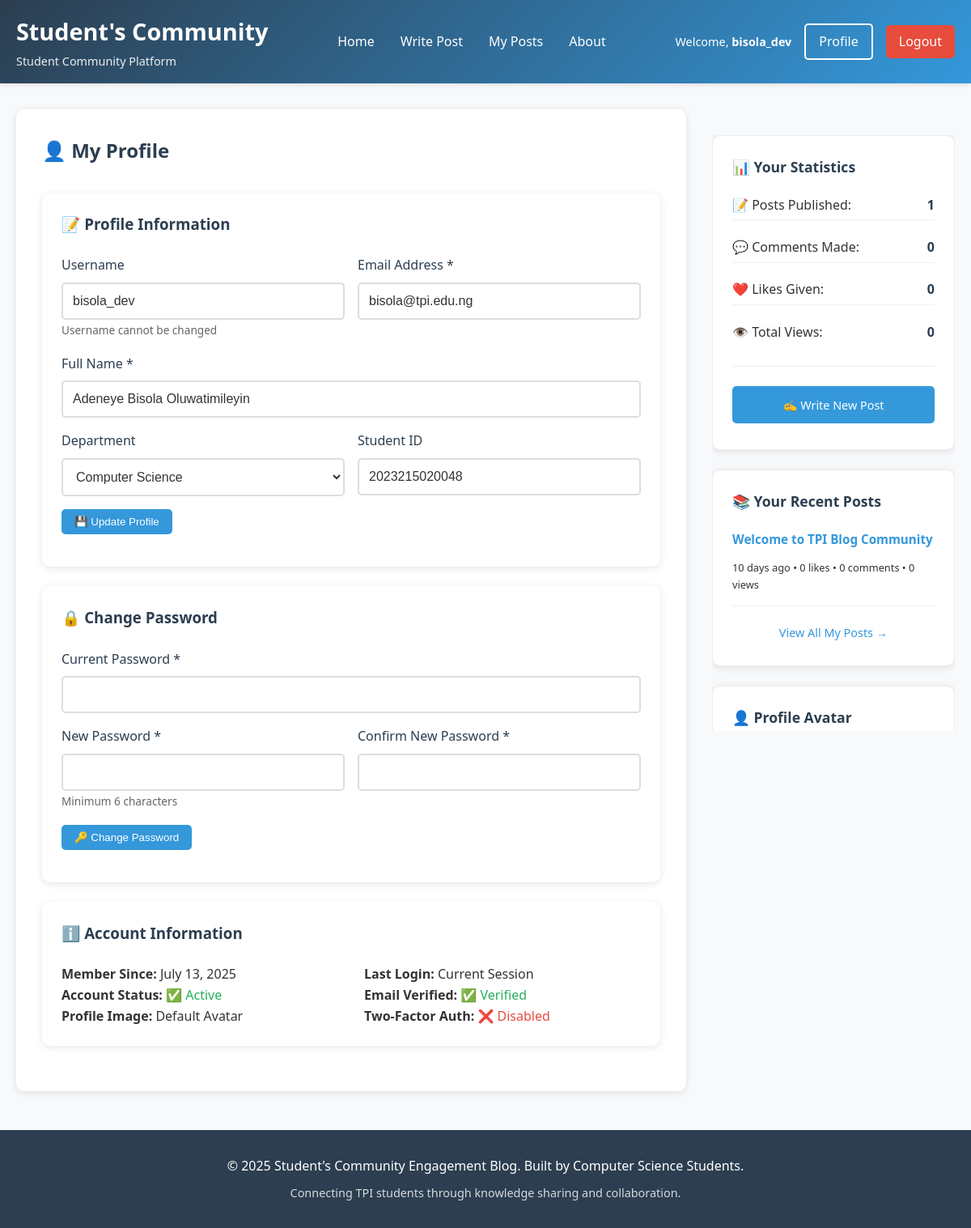
The app's page /profile.php (signed in) with its own data.
### tables this page shows
CREATE TABLE users (
    id INT AUTO_INCREMENT PRIMARY KEY,
    username VARCHAR(50) UNIQUE NOT NULL,
    email VARCHAR(100) UNIQUE NOT NULL,
    password VARCHAR(255) NOT NULL,
    full_name VARCHAR(100) NOT NULL,
    department VARCHAR(50),
    student_id VARCHAR(20),
    profile_image VARCHAR(255) DEFAULT 'default-avatar.png',
    created_at TIMESTAMP DEFAULT CURRENT_TIMESTAMP,
    is_active BOOLEAN DEFAULT TRUE
);

CREATE TABLE posts (
    id INT AUTO_INCREMENT PRIMARY KEY,
    user_id INT NOT NULL,
    title VARCHAR(200) NOT NULL,
    content TEXT NOT NULL,
    category VARCHAR(50) DEFAULT 'General',
    tags VARCHAR(200),
    status ENUM('draft', 'published') DEFAULT 'published',
    views INT DEFAULT 0,
    created_at TIMESTAMP DEFAULT CURRENT_TIMESTAMP,
    updated_at TIMESTAMP DEFAULT CURRENT_TIMESTAMP ON UPDATE CURRENT_TIMESTAMP,
    FOREIGN KEY (user_id) REFERENCES users(id) ON DELETE CASCADE
);

### config/database.php (called while the page is built, shortened)
<?php
function timeAgo($datetime) {
    $time = time() - strtotime($datetime);
    if ($time < 2629746) return floor($time/86400) . ' days ago';
    return date('M j, Y', strtotime($datetime));
}
?>

### profile.php (the view, shortened to what this page needs)
<?php
require_once 'includes/header.php';
$database = new Database();
$db = $database->connect();
$current_user = getCurrentUser();
$user_query = "SELECT * FROM users WHERE id = :user_id";
$user_stmt = $db->prepare($user_query);
$user_stmt->bindParam(':user_id', $current_user['id']);
$user_stmt->execute();
$user_data = $user_stmt->fetch(PDO::FETCH_ASSOC);
$stats_query = "
    SELECT
        COUNT(DISTINCT p.id) as post_count,
        COUNT(DISTINCT c.id) as comment_count,
        COUNT(DISTINCT l.id) as like_count,
        SUM(p.views) as total_views
    FROM users u
    LEFT JOIN posts p ON u.id = p.user_id AND p.status = 'published'
    LEFT JOIN comments c ON u.id = c.user_id
    LEFT JOIN likes l ON u.id = l.user_id
    WHERE u.id = :user_id
    GROUP BY u.id
";
$stats_stmt = $db->prepare($stats_query);
$stats_stmt->bindParam(':user_id', $current_user['id']);
$stats_stmt->execute();
$stats = $stats_stmt->fetch(PDO::FETCH_ASSOC) ?: [
    'post_count' => 0,
    'comment_count' => 0,
    'like_count' => 0,
    'total_views' => 0
];
$recent_posts_query = "
    SELECT p.*, COUNT(DISTINCT l.id) as like_count, COUNT(DISTINCT c.id) as comment_count
    FROM posts p
    LEFT JOIN likes l ON p.id = l.post_id
    LEFT JOIN comments c ON p.id = c.post_id
    WHERE p.user_id = :user_id AND p.status = 'published'
    GROUP BY p.id
    ORDER BY p.created_at DESC
    LIMIT 5
";
$recent_posts_stmt = $db->prepare($recent_posts_query);
$recent_posts_stmt->bindParam(':user_id', $current_user['id']);
$recent_posts_stmt->execute();
$recent_posts = $recent_posts_stmt->fetchAll(PDO::FETCH_ASSOC);
?>
<div class="container">
    <div class="main-content">
        <main class="content">
            <h2 style="color: #2c3e50; margin-bottom: 2rem;">
                👤 My Profile
            </h2>
            <div class="post-card">
                <h3 style="margin-bottom: 1.5rem; color: #2c3e50;">📝 Profile Information</h3>
                <form method="POST" action="">
                    <div style="display: grid; grid-template-columns: 1fr 1fr; gap: 1rem;">
                        <div class="form-group">
                            <label for="username">Username</label>
                            <input type="text" id="username" class="form-control"
                                   value="<?php echo htmlspecialchars($user_data['username']); ?>"
                                   disabled style="background: #f8f9fa;">
                            <small style="color: #666; font-size: 0.85rem;">Username cannot be changed</small>
                        </div>
                        <div class="form-group">
                            <label for="email">Email Address *</label>
                            <input type="email" id="email" name="email" class="form-control"
                                   value="<?php echo htmlspecialchars($user_data['email']); ?>" required>
                        </div>
                    </div>
                    <div class="form-group">
                        <label for="full_name">Full Name *</label>
                        <input type="text" id="full_name" name="full_name" class="form-control"
                               value="<?php echo htmlspecialchars($user_data['full_name']); ?>" required>
                    </div>
                    <div style="display: grid; grid-template-columns: 1fr 1fr; gap: 1rem;">
                        <div class="form-group">
                            <label for="department">Department</label>
                            <select id="department" name="department" class="form-control">
                                <option value="Computer Science" <?php echo ($user_data['department'] == 'Computer Science') ? 'selected' : ''; ?>>Computer Science</option>
                            </select>
                        </div>
                        <div class="form-group">
                            <label for="student_id">Student ID</label>
                            <input type="text" id="student_id" name="student_id" class="form-control"
                                   value="<?php echo htmlspecialchars($user_data['student_id']); ?>">
                        </div>
                    </div>
                    <div class="form-group">
                        <button type="submit" class="btn btn-primary">
                            💾 Update Profile
                        </button>
                    </div>
                </form>
            </div>
            <div class="post-card">
                <h3 style="margin-bottom: 1.5rem; color: #2c3e50;">🔒 Change Password</h3>
                <form method="POST" action="">
                    <div class="form-group">
                        <label for="current_password">Current Password *</label>
                        <input type="password" id="current_password" name="current_password" class="form-control" required>
                    </div>
                    <div style="display: grid; grid-template-columns: 1fr 1fr; gap: 1rem;">
                        <div class="form-group">
                            <label for="new_password">New Password *</label>
                            <input type="password" id="new_password" name="new_password" class="form-control"
                                   minlength="6" required>
                            <small style="color: #666; font-size: 0.85rem;">Minimum 6 characters</small>
                        </div>
                        <div class="form-group">
                            <label for="confirm_password">Confirm New Password *</label>
                            <input type="password" id="confirm_password" name="confirm_password" class="form-control"
                                   minlength="6" required>
                        </div>
                    </div>
                    <div class="form-group">
                        <button type="submit" class="btn btn-primary">
                            🔑 Change Password
                        </button>
                    </div>
                </form>
            </div>
            <div class="post-card">
                <h3 style="margin-bottom: 1.5rem; color: #2c3e50;">ℹ️ Account Information</h3>
                <div style="display: grid; grid-template-columns: 1fr 1fr; gap: 2rem;">
                    <div>
                        <p><strong>Member Since:</strong> <?php echo date('F j, Y', strtotime($user_data['created_at'])); ?></p>
                        <p><strong>Account Status:</strong>
                            <span style="color: #27ae60; font-weight: 500;">
                                <?php echo $user_data['is_active'] ? '✅ Active' : '❌ Inactive'; ?>
                            </span>
                        </p>
                        <p><strong>Profile Image:</strong> Default Avatar</p>
                    </div>
                    <div>
                        <p><strong>Last Login:</strong> Current Session</p>
                        <p><strong>Email Verified:</strong> <span style="color: #27ae60;">✅ Verified</span></p>
                        <p><strong>Two-Factor Auth:</strong> <span style="color: #e74c3c;">❌ Disabled</span></p>
                    </div>
                </div>
            </div>
        </main>
        <aside class="sidebar">
            <div class="widget">
                <h3>📊 Your Statistics</h3>
                <div style="display: grid; gap: 1rem;">
                    <div style="display: flex; justify-content: space-between; align-items: center;">
                        <span>📝 Posts Published:</span>
                        <strong><?php echo $stats['post_count']; ?></strong>
                    </div>
                    <div style="display: flex; justify-content: space-between; align-items: center;">
                        <span>💬 Comments Made:</span>
                        <strong><?php echo $stats['comment_count']; ?></strong>
                    </div>
                    <div style="display: flex; justify-content: space-between; align-items: center;">
                        <span>❤️ Likes Given:</span>
                        <strong><?php echo $stats['like_count']; ?></strong>
                    </div>
                    <div style="display: flex; justify-content: space-between; align-items: center;">
                        <span>👁️ Total Views:</span>
                        <strong><?php echo number_format($stats['total_views'] ?: 0); ?></strong>
                    </div>
                </div>
                <div style="margin-top: 1.5rem; padding-top: 1rem; border-top: 1px solid #eee;">
                    <a href="create_post.php" class="btn btn-primary" style="width: 100%; text-align: center;">
                        ✍️ Write New Post
                    </a>
                </div>
            </div>
            <?php if (!empty($recent_posts)): ?>
                <div class="widget">
                    <h3>📚 Your Recent Posts</h3>
                    <?php foreach ($recent_posts as $post): ?>
                        <div style="margin-bottom: 1rem; padding-bottom: 1rem; border-bottom: 1px solid #eee;">
                            <h4 style="font-size: 0.95rem; margin: 0 0 0.5rem 0;">
                                <a href="post.php?id=<?php echo $post['id']; ?>"
                                   style="color: #2c3e50; text-decoration: none;">
                                    <?php echo htmlspecialchars(substr($post['title'], 0, 50)) . (strlen($post['title']) > 50 ? '...' : ''); ?>
                                </a>
                            </h4>
                            <div style="font-size: 0.8rem; color: #666;">
                                <?php echo timeAgo($post['created_at']); ?>
                                • <?php echo $post['like_count']; ?> likes
                                • <?php echo $post['comment_count']; ?> comments
                                • <?php echo $post['views']; ?> views
                            </div>
                        </div>
                    <?php endforeach; ?>
                    <div style="text-align: center; margin-top: 1rem;">
                        <a href="my_posts.php" style="color: #3498db; text-decoration: none; font-size: 0.9rem;">
                            View All My Posts →
                        </a>
                    </div>
                </div>
            <?php endif; ?>
            <div class="widget">
                <h3>👤 Profile Avatar</h3>
            </div>
        </aside>
    </div>
</div>
<?php require_once 'includes/footer.php'; ?>

### assets/css/style.css (style rules this page uses)
* { margin: 0; padding: 0; box-sizing: border-box; }
body { font-family: 'Segoe UI', Tahoma, Geneva, Verdana, sans-serif; line-height: 1.6; color: #333; background-color: #f8f9fa; }
.container { max-width: 1200px; margin: 0 auto; padding: 0 20px; }
.btn { padding: 0.5rem 1rem; border: none; border-radius: 5px; text-decoration: none; font-weight: 500; cursor: pointer; transition: all 0.3s; display: inline-block; text-align: center; }
.btn-primary { background: #3498db; color: white; }
.main-content { display: grid; grid-template-columns: 1fr 300px; gap: 2rem; margin: 2rem 0; align-items: start; width: 100%; }
.content { background: white !important; border-radius: 10px; padding: 2rem; box-shadow: 0 2px 10px rgba(0,0,0,0.1); min-height: 400px; width: 100%; }
.sidebar { width: 300px; min-width: 300px; max-width: 300px; display: flex; flex-direction: column; gap: 1.5rem; position: sticky; top: 2rem; max-height: calc(100vh - 4rem); overflow-y: auto; padding: 0; }
.widget { background: white !important; border-radius: 10px; padding: 1.5rem; box-shadow: 0 2px 10px rgba(0,0,0,0.1); word-wrap: break-word; overflow-wrap: break-word; border: 1px solid #e9ecef; min-height: auto; width: 100%; display: block !important; visibility: visible !important; opacity: 1 !important; margin-bottom: 0; }
.sidebar { display: flex; flex-direction: column; gap: 1.5rem; position: sticky; top: 2rem; max-height: calc(100vh - 4rem); overflow-y: auto; padding: 0; }
.widget { background: white !important; border-radius: 10px; padding: 1.5rem; box-shadow: 0 2px 10px rgba(0,0,0,0.1); word-wrap: break-word; overflow-wrap: break-word; border: 1px solid #e9ecef; min-height: auto; width: 100%; }
.widget h3 { margin-bottom: 1rem; color: #2c3e50 !important; font-size: 1.1rem; font-weight: 600; display: flex; align-items: center; gap: 0.5rem; }
.widget a { color: #3498db !important; text-decoration: none; word-break: break-word; display: block; padding: 0.3rem 0; transition: color 0.3s; }
.widget div { color: #333 !important; }
.widget strong { color: #2c3e50 !important; font-weight: 600; }
.widget .btn { display: block; text-align: center; margin: 0.5rem 0; padding: 0.6rem 1rem; font-size: 0.9rem; border-radius: 5px; text-decoration: none; transition: all 0.3s; width: 100%; box-sizing: border-box; }
.widget .btn-primary { background: #3498db !important; color: white !important; border: 2px solid #3498db; }
.widget > div[style*="display: grid"], .widget > div[style*="display: flex"] { gap: 0.5rem; }
.widget div[style*="justify-content: space-between"] { display: flex !important; justify-content: space-between !important; align-items: center !important; padding: 0.3rem 0; border-bottom: 1px solid #f0f0f0; }
.widget div[style*="justify-content: space-between"]:last-child { border-bottom: none; }
.widget div[style*="border-bottom"] { margin-bottom: 1rem !important; padding-bottom: 1rem !important; border-bottom: 1px solid #eee !important; }
.widget * { box-sizing: border-box; }
.sidebar { z-index: 1; position: relative; }
.widget { position: relative; z-index: 1; }
.post-card { background: white; border-radius: 10px; padding: 1.5rem; margin-bottom: 1.5rem; box-shadow: 0 2px 10px rgba(0,0,0,0.1); transition: transform 0.3s; }
.form-group { margin-bottom: 1rem; }
.form-group label { display: block; margin-bottom: 0.5rem; font-weight: 500; color: #2c3e50; }
.form-control { width: 100%; padding: 0.75rem; border: 2px solid #ddd; border-radius: 5px; font-size: 1rem; transition: border-color 0.3s; }
.widget * { word-wrap: break-word; overflow-wrap: break-word; hyphens: auto; }
.widget p, .widget div, .widget span { max-width: 100%; overflow: hidden; }
body { background-color: #f8f9fa !important; color: #333 !important; }
.post-card, .widget, .content { background: white !important; color: #333 !important; }
.form-control { background: white !important; border-color: #ddd !important; color: #333 !important; }

### records on screen
users: username "bisola_dev", email "bisola@tpi.edu.ng", full_name "Adeneye Bisola Oluwatimileyin", department "Computer Science", student_id "2023215020048", created_at "July 13, 2025"
posts: title "Welcome to TPI Blog Community", created_at "10 days ago", like_count "0", comment_count "0", views "0"

### other values on screen
$user['username'] "bisola_dev"
$stats['post_count'] "1"
$stats['comment_count'] "0"
$stats['like_count'] "0"
$stats['total_views'] ?: 0 "0"
